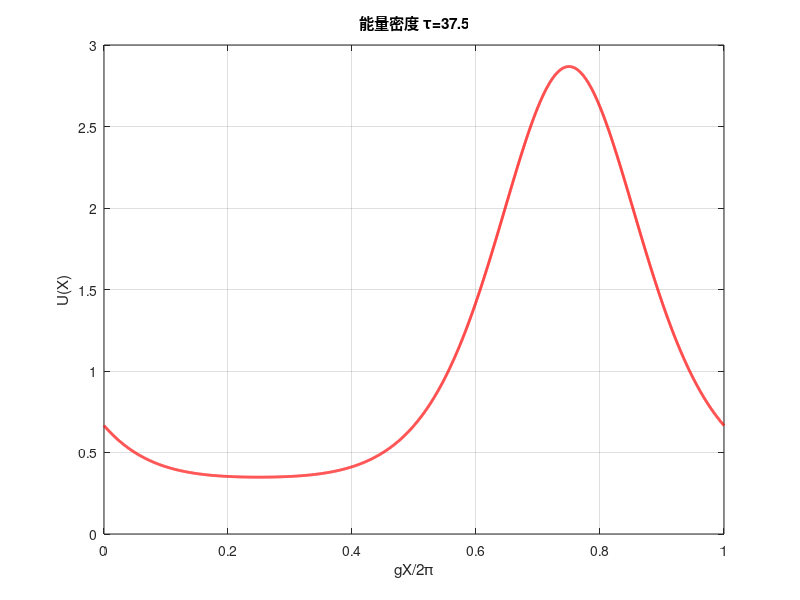
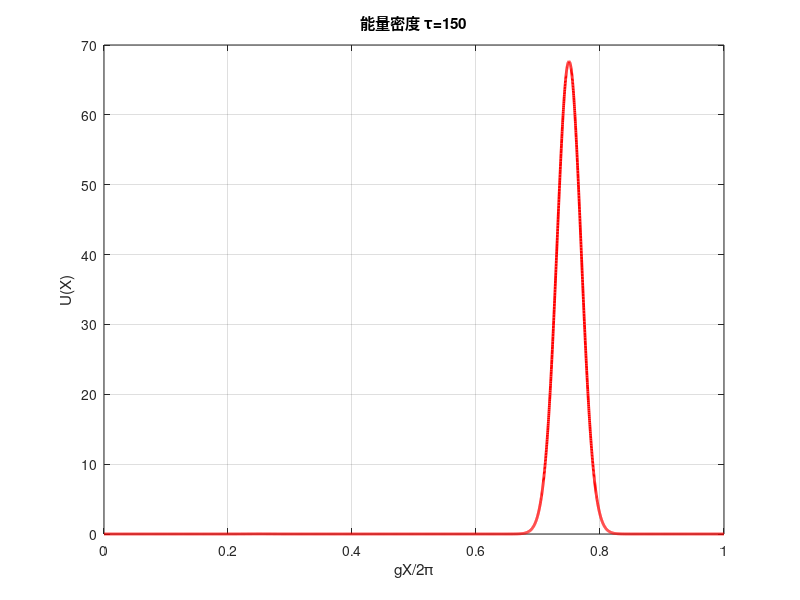
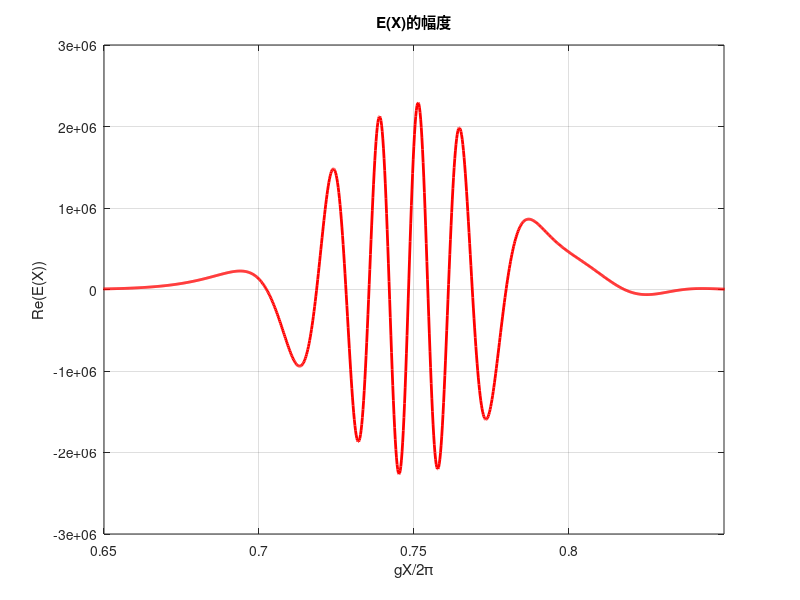
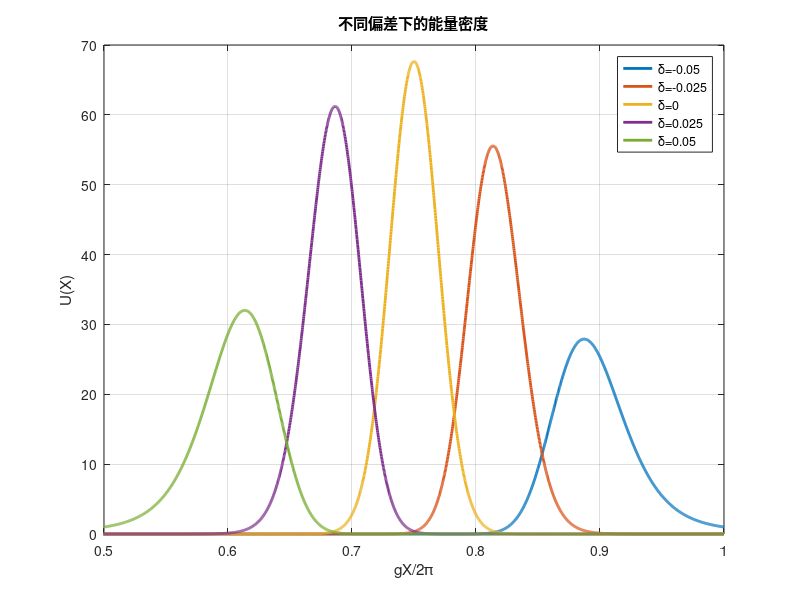

These charts were generated, in order, by the following MATLAB code:
%% 复现JOSB的图
clear
clc
close all

%% 参数定义
delta = 0; %偏差
alpha = 0.05; %调制强度
Omega = 0.07 * 1e9; %调制频率
omega = 1 * 1e9; %输入频率
eps1 = 1.45;
eps0 = 8.854e-12;
c = 3e8;
cg = c / sqrt(eps1);
g = Omega / cg; %调制空间频率

%% 计算
X = linspace(0, 2 * pi / g, 5000);
%图A
tau = 37.5;
UA = exp(-g * (2 + delta) * alpha * sin(g * X) * tau - (delta + alpha * cos(g * X)) .^ 2/2 / alpha ^ 2 * (-1 - 2 * alpha * g * tau + exp(2 * alpha * g * tau)) ...
    +delta * (delta + alpha * cos(g * X)) * 2 / alpha ^ 2 * (-1 - alpha * g * tau + exp(alpha * g * tau)));

%图B
tau = 150;
UB = exp(-g * (2 + delta) * alpha * sin(g * X) * tau - (delta + alpha * cos(g * X)) .^ 2/2 / alpha ^ 2 * (-1 - 2 * alpha * g * tau + exp(2 * alpha * g * tau)) ...
    +delta * (delta + alpha * cos(g * X)) * 2 / alpha ^ 2 * (-1 - alpha * g * tau + exp(alpha * g * tau)));

%图C
tau = 150;
eps = eps1 * (1 + 2 * alpha * cos(g * X));
absE = sqrt(UB ./ eps / eps0); %场的模
btau = 1 / sqrt(-1/4 -1/2 * alpha * g * tau +1/4 * exp(2 * alpha * g * tau));
k1 = omega / c / sqrt(eps1);
x0tau = (g * X - 3 * pi / 2) / btau;
phaseE = k1 * exp(-g * alpha * sin(g * X) * tau) .* sqrt(pi) / 2 / g * btau .* (1 + erf(x0tau));
E = absE .* exp(1i * phaseE);

%图D
tau = 150;
UD = zeros(5, length(X));
deltalist = [-0.05, -0.025, 0, 0.025, 0.05];

for i = 1:length(deltalist)
    delta = deltalist(i);
    UD(i, :) = exp(-g * (2 + delta) * alpha * sin(g * X) * tau - (delta + alpha * cos(g * X)) .^ 2/2 / alpha ^ 2 * (-1 - 2 * alpha * g * tau + exp(2 * alpha * g * tau)) ...
        +delta * (delta + alpha * cos(g * X)) * 2 / alpha ^ 2 * (-1 - alpha * g * tau + exp(alpha * g * tau)));

end

%% 绘图
figure(1)
plot(g * X / 2 / pi, UA, 'r-', 'LineWidth', 2)
xlim([0 1])
xlabel('gX/2\pi')
ylabel('U(X)')
grid on
title('能量密度 \tau=37.5')

figure(2)
plot(g * X / 2 / pi, UB, 'r-', 'LineWidth', 2)
xlim([0 1])
xlabel('gX/2\pi')
ylabel('U(X)')
grid on
title('能量密度 \tau=150')

figure(3)
plot(g * X / 2 / pi, real(E), 'r-', 'LineWidth', 2)
xlim([0.65, 0.85])
xlabel('gX/2\pi')
ylabel('Re(E(X))')
grid on
title('E(X)的幅度')

figure(4)
plot(g * X / 2 / pi, UD, 'LineWidth', 2)
xlim([0.5 1])
xlabel('gX/2\pi')
ylabel('U(X)')
grid on
legend('\delta=-0.05', '\delta=-0.025', '\delta=0', '\delta=0.025', '\delta=0.05')
title('不同偏差下的能量密度')
